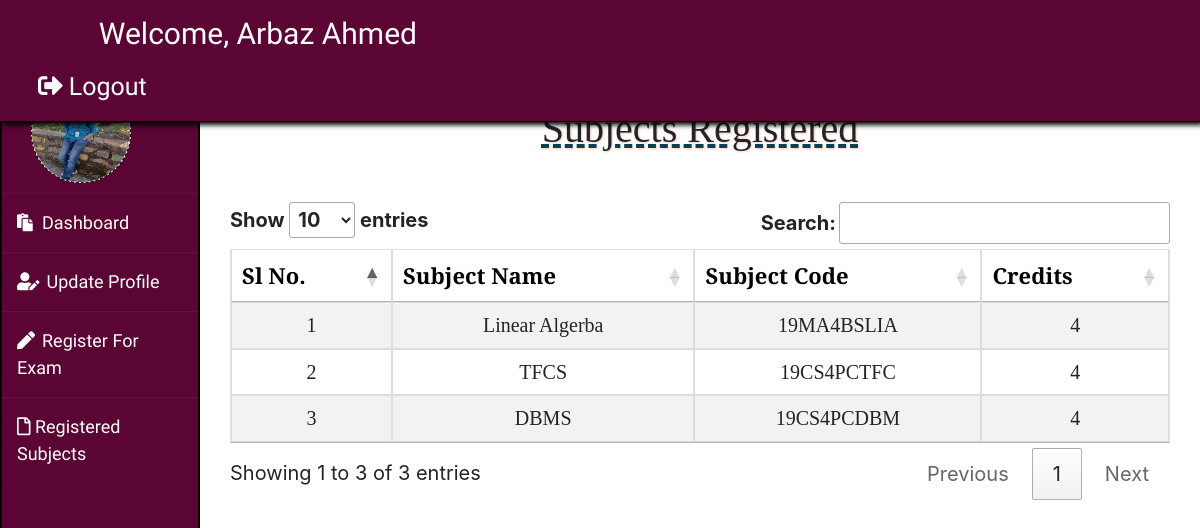
Screenshot of /user/dashboard.php?page=subjects_reg (signed in) with the database file from the repository.
### tables this page shows
CREATE TABLE `registration` (
  `id` int(255) NOT NULL,
  `fname` varchar(255) NOT NULL,
  `lname` varchar(255) NOT NULL,
  `bdate` date NOT NULL,
  `usn` varchar(100) NOT NULL,
  `email` varchar(255) NOT NULL,
  `dept` varchar(255) NOT NULL,
  `sem` int(1) NOT NULL,
  `gender` char(1) NOT NULL,
  `phno` bigint(11) NOT NULL,
  `image` varchar(100) NOT NULL,
  `password` varchar(255) NOT NULL
);

CREATE TABLE `sub_reg` (
  `usn` varchar(255) NOT NULL,
  `sub_name` varchar(255) NOT NULL,
  `sub_code` varchar(255) NOT NULL,
  `credits` bigint(255) NOT NULL
);

### user/dashboard.php (the view, shortened to what this page needs)
<?php
require_once('../connection.php');
$user = $_SESSION['user'];
if ($user == "") {
    header('location:../index.php');
} else {
    $stud =  mysqli_query($con, "SELECT * from registration where usn = '$user'");
}
$row = mysqli_fetch_array($stud);
$q = mysqli_query($con, "select * from sub_reg where usn='" . $_SESSION['user'] . "'");
$rr = mysqli_num_rows($q);
if (!$rr) {
    $exerrr = "<font color='red';font-family:'Acme';>You have not Registered for Exam Yet!</font>";
} else {
    $exerrr = "<font color='primary'>You Application has Been Submitted..! </font>";
}
?>
<!DOCTYPE html>
<html lang="en">
<head>
    <link rel="stylesheet" href="https://cdnjs.cloudflare.com/ajax/libs/font-awesome/4.7.0/css/font-awesome.min.css">
    <link rel="stylesheet" href="https://maxcdn.bootstrapcdn.com/bootstrap/4.0.0/css/bootstrap.min.css" />
    <link href="../css/bootstrap.min.css" rel="stylesheet">
    <link rel="stylesheet" href="https://use.fontawesome.com/releases/v5.3.1/css/all.css">
    <link href="styles.css" rel="stylesheet">
</head>
<body>
    <nav class="navbar navbar-inverse navbar-fixed-top" style="position:fixed;top:0;left:0;padding:8px;border:none;background-color:#5a0533;border-bottom:1px solid black;box-shadow: 3px 3px 5px black;">
        <div class="container-fluid">
            <div class="navbar-header">
                <a class="navbar-brand text-white" style="font-family:'Acme';font-size:30px;color: white;padding-right: 750px;" href="#">Welcome, <?php echo '' . $row['fname'] . ' ' . $row['lname']; ?> </a>
            </div>
            <ul class="nav navbar-nav navbar-right collapsed text-white" id="navbar">
                <li>
                    <a class="mnav11" style="color:white;font-family:'Acme';font-size:25px;" href="../logout.php?logout"><i class="fas fa-sign-out-alt" aria-hidden="true"></i> Logout</a>
                </li>
            </ul>
    </nav>
    <div class="wrapper">
        <div class="sidebar col -l2 -s4">
            <ul>
                <div>
                    <img src="../images/<?php echo $_SESSION['user']; ?>/<?php echo $row['image']; ?>" width="100" height="100" alt="not found" />
                </div>
                <li><a href="dashboard.php"><i class="fas fa-clipboard"></i>Dashboard</a></li>
                <li><a href="dashboard.php?page=update_profile"><i class="fas fa-user-edit"></i> Update Profile</a></li>
                <li><a href="dashboard.php?page=register"><i class="fas fa-pen"></i>Register For Exam</a></li>
                <li><a href="dashboard.php?page=subjects_reg"><i class="far fa-file"></i> Registered Subjects</a></li>
            </ul>
        </div>
        <div class="col-sm-12 col-sm-offset-12 col-md-10 col-md-offset-2 main">
            <?php
            @$page =  $_GET['page'];
            if ($page != "") {
                if ($page == "subjects_reg") {
                    include('subjects_reg.php');
                }
            } else {
            ?><h2 style="font-family:'Bitter';margin-left: 2%;font-weight:600;"><?php echo @$exerrr; ?></h2>
            <?php } ?>
</body>
</html>

### user/subjects_reg.php (shortened to what this page needs)
<?php
require_once('../connection.php');
$query1 = "SELECT * FROM sub_reg where usn = '$user'";
$result = mysqli_query($con, $query1);
$rr = mysqli_num_rows($result);
if (!$rr) {
    echo "<h2 style='color:red;color:#ff0000;font-family:Acme;'>You have Registered For Exam Yet.!</h2>";
} else {
?>
    <!DOCTYPE html>
    <html lang="en">
    <head>
        <link rel="stylesheet" href="https://maxcdn.bootstrapcdn.com/bootstrap/4.0.0/css/bootstrap.min.css" />
        <link rel="stylesheet" type="text/css" href="https://cdn.datatables.net/1.10.20/css/jquery.dataTables.css" />
        <link rel="stylesheet" type="text/css" href="//cdn.datatables.net/1.10.12/css/jquery.dataTables.min.css" />
        <link href="//netdna.bootstrapcdn.com/font-awesome/4.1.0/css/font-awesome.min.css" rel="stylesheet" />
    </head>
    <body>
        <h1 class="mh1">Subjects Registered</h1>
        <div class="container" style="margin-top: 5%;">
            <table id="example" class="table responsive table-striped table-bordered table-hover">
                <thead>
                    <tr class="center" style="color:black;font-size:22px;text-align:center;font-family: 'PT serif';">
                        <th>Sl No.</th>
                        <th>Subject Name</th>
                        <th>Subject Code</th>
                        <th>Credits</th>
                    </tr>
                </thead>
                <tbody>
                <?php
                $i = 1;
                while ($row = mysqli_fetch_array($result)) {
                    echo "<tr style=text-align:center;font-family:Bitter;font-size: 18px;>";
                    echo "<td>" . $i . "</td>";
                    echo "<td>" . $row['sub_name'] . "</td>";
                    echo "<td>" . $row['sub_code'] . "</td>";
                    echo "<td>" . $row['credits'] . "</td>";
                    echo "</tr>";
                    $i++;
                }
            }
                ?>
                </tbody>
            </table>
        </div>
    </body>
    </html>

### user/styles.css (style rules this page uses)
body { padding-top: 50px; }
.navbar-fixed-top { border: 5px solid black; margin-top: auto; z-index: 1000000; top: 0; text-decoration: none; width: 100%; position: fixed; background-color: #454545; }
.navbar-fixed-top ul li a { font-size: 22px; }
.sidebar { display: none; }
@media (min-width: 768px) { .sidebar { position: fixed; top: 51px; bottom: 0; left: 0; z-index: 1000; display: block; padding: 20px; overflow-x: hidden; overflow-y: auto; background-color: #454545; border-right: 5px solid black; } }
.main { padding: 20px; }
@media (min-width: 768px) { .main { padding-right: 40px; padding-left: 40px; } }

### user/dashboard.php (style rules this page uses)
body { background-color: #f3f5f9; }
.wrapper { display: flex; margin-top: 3%; position: relative; }
.wrapper .sidebar { width: 200px; height: 100%; background: #5a0533; padding: 30px 0px; border: 2px solid black; position: fixed; overflow-x: scroll; font-family: 'Acme'; font-size: 18px; margin-bottom: 5%; }
.wrapper .sidebar ul { list-style: none; margin: 0; padding: 0; }
.wrapper .sidebar ul li { padding: 15px; border-bottom: 1px solid #bdb8d7; border-bottom: 1px solid rgba(0, 0, 0, 0.05); border-top: 1px solid rgba(255, 255, 255, 0.05); }
.wrapper .sidebar img { border-radius: 50%; justify-content: center; margin-left: 15%; margin-top: auto; margin-bottom: 5%; ; border: 1px dashed #000000; background-color: white; }
.wrapper .sidebar ul li a { color: #fff; text-decoration: none; display: block; }
.wrapper .sidebar ul li a .fas { width: 25px; }
.main { margin-left: 200px; font-size: 20px; padding: 0px 10px; }

### user/subjects_reg.php (style rules this page uses)
.mh1 { font-family: 'Bitter'; margin-top: 2%; margin-bottom: 5%; font-size: 40px; margin-bottom: auto; text-decoration: underline; text-decoration-color: rgb(2, 66, 85); text-decoration-style: dashed; text-align: center; text-shadow: 1px 1px 2px rgba(252, 164, 133, 0.6); }

### rows the page displays
registration: fname "Arbaz", lname "Ahmed", image (picture)
sub_reg: sub_name "Linear Algerba", sub_code "19MA4BSLIA", credits "4"
sub_reg: sub_name "TFCS", sub_code "19CS4PCTFC", credits "4"
sub_reg: sub_name "DBMS", sub_code "19CS4PCDBM", credits "4"
